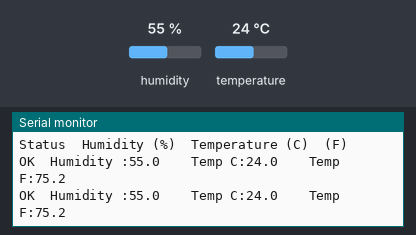
Bench run of a sketch on a simulated Arduino Uno, built with avr-gcc and run on an emulated ATmega328P. Parts: the last lines printed to the serial monitor. The inputs (shaded band) are chosen by the test bench; at power-on: humidity 55 %, temperature 24 °C.

Above: at 4.8 s.
4.9 s: humidity set to 22 %
At 6.8 s:
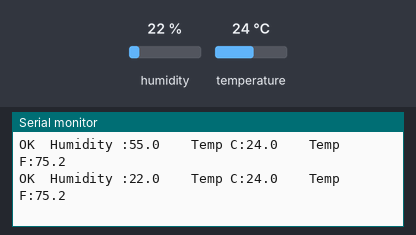
7.9 s: temperature set to 12 °C
At 8.5 s:
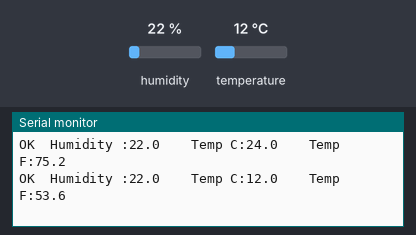
10.9 s: humidity set to 40 %
At 13.3 s:
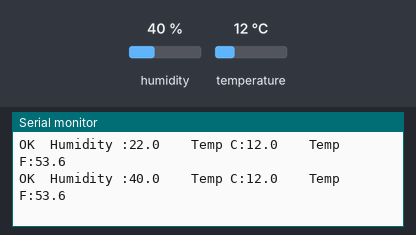
Timing chart, 0 to 14.8 s (numbered marks = the images above; inputs shaded):
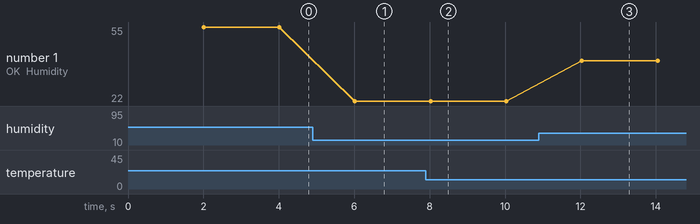

The sketch:

sketch_feb25a.ino
```cpp
#include <DHT.h>

DHT dht;

void setup()
{
Serial.begin(9600);
Serial.println();
Serial.println("Status\tHumidity (%)\tTemperature (C)\t(F)");

dht.setup(2); // data pin 2
}

void loop()
{
delay(dht.getMinimumSamplingPeriod());

float humidity = dht.getHumidity();
float temperature = dht.getTemperature();

Serial.print(dht.getStatusString());
Serial.print("\tHumidity :");
Serial.print(humidity, 1);
Serial.print("\t\tTemp C:");
Serial.print(temperature, 1);
Serial.print("\t\tTemp F:");
Serial.println(dht.toFahrenheit(temperature), 1);
}
```

Measured:
- after the input at 4.9 s, the serial monitor: prints a new line after 1.1 s (image 1)
- after the input at 7.9 s, the serial monitor: prints a new line after 0.13 s (image 2)
- after the input at 10.9 s, the serial monitor: prints a new line after 1.1 s (image 3)
- plotted number 1: 55 → 22 after the input at 4.9 s, 22 → 40 after the input at 10.9 s
